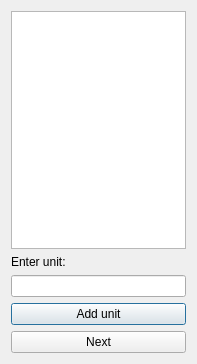
<?xml version="1.0" encoding="UTF-8"?>
<ui version="4.0">
 <class>Unitswindow</class>
 <widget class="QDialog" name="Unitswindow">
  <property name="geometry">
   <rect>
    <x>0</x>
    <y>0</y>
    <width>197</width>
    <height>364</height>
   </rect>
  </property>
  <property name="windowTitle">
   <string>Dialog</string>
  </property>
  <layout class="QVBoxLayout" name="verticalLayout">
   <item>
    <widget class="QTableView" name="tableView">
     <property name="editTriggers">
      <set>QAbstractItemView::NoEditTriggers</set>
     </property>
     <attribute name="horizontalHeaderStretchLastSection">
      <bool>true</bool>
     </attribute>
    </widget>
   </item>
   <item>
    <widget class="QLabel" name="label">
     <property name="text">
      <string>Enter unit:</string>
     </property>
    </widget>
   </item>
   <item>
    <widget class="QLineEdit" name="lineEdit"/>
   </item>
   <item>
    <widget class="QPushButton" name="pushButton_addunit">
     <property name="text">
      <string>Add unit</string>
     </property>
    </widget>
   </item>
   <item>
    <widget class="QPushButton" name="pushButton_Unext">
     <property name="text">
      <string>Next</string>
     </property>
    </widget>
   </item>
  </layout>
 </widget>
 <resources/>
 <connections/>
</ui>
